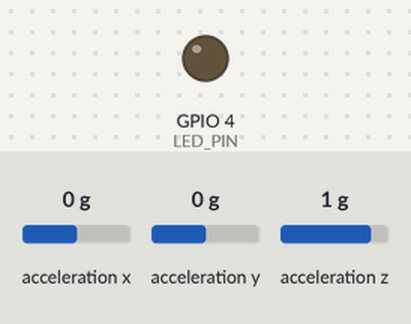
A sketch run on a simulated ESP32. Parts: output pins drawn as LEDs (lit = HIGH). Inputs (shaded band) come from the test bench; at power-on: acceleration x 0 g, acceleration y 0 g, acceleration z 1 g. What the sketch prints to the serial monitor is not drawn.

Above: at 1.2 s.
1.3 s: acceleration x set to 0.2 g
At 2.1 s:
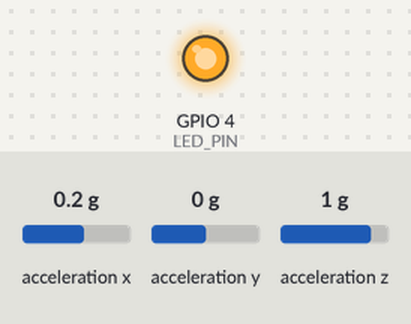
2.8 s: acceleration x set to -1.4 g
At 5.2 s:
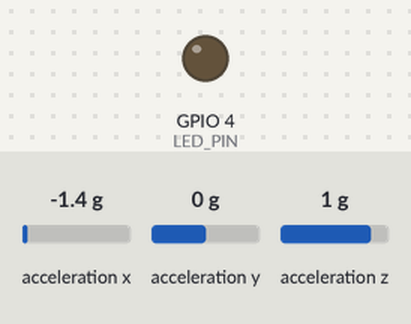
5.8 s: acceleration x set to 0.8 g
At 6.6 s:
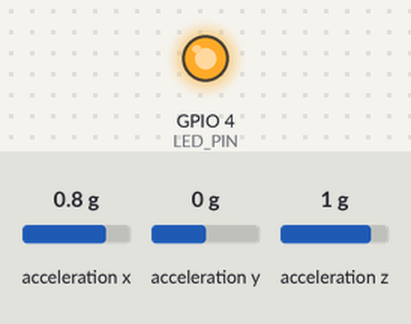
Timing chart, 0 to 8.8 s (numbered marks = the images above; inputs shaded):
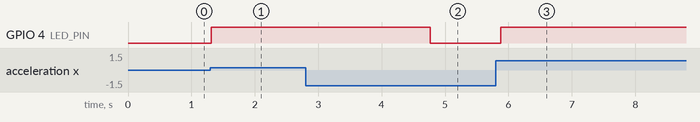

The sketch:

sketch_oct26a_ai_pred.ino
```cpp
#include <Wire.h>
#include <Adafruit_Sensor.h>
#include <Adafruit_ADXL345_U.h>
#include "model.h"

const int LED_PIN = 4;
Adafruit_ADXL345_Unified accel = Adafruit_ADXL345_Unified(12345);
Eloquent::ML::Port::RandomForest classifier;

unsigned long lastFaultTime = 0;
bool faultActive = false;

void setup() {
  pinMode(LED_PIN, OUTPUT);
  Serial.begin(115200);

  if(!accel.begin()) {
    Serial.println("No ADXL345 sensor detected. Check wiring!");
    while(1);
  }
  Serial.println("Offline AI Node Booted Successfully!");
}

void loop() {
  sensors_event_t event;

  // 1. Safely check if the sensor is responding
  if (!accel.getEvent(&event)) {
    Serial.println("Sensor read failed, retrying...");
    delay(500);
    return;
  }

  float sim_temp = 40.0;
  float sim_current = 10.0;
  float dynamic_z = event.acceleration.z - 9.81;

  // 2. Deadzone filter: Ignore tiny resting jitters to prevent false faults
  if (abs(event.acceleration.x) < 0.15 && abs(event.acceleration.y) < 0.15 && abs(dynamic_z) < 0.15) {
    if (!faultActive) {
      digitalWrite(LED_PIN, LOW); // Ensure LED stays off when resting
    }
    delay(100);
    return; // Skip AI prediction when resting quietly
  }

  // 3. Pack features WITH the required 15.0 scaling factor for the model
  float features[5] = {
    event.acceleration.x * 15.0,
    event.acceleration.y * 15.0,
    dynamic_z * 15.0,
    sim_temp,
    sim_current
  };

  // 4. Run the TinyML prediction locally
  int prediction = classifier.predict(features);

  // Print live data to Serial Monitor for debugging
  Serial.print("X: "); Serial.print(event.acceleration.x);
  Serial.print(" | Y: "); Serial.print(event.acceleration.y);
  Serial.print(" | Pred: "); Serial.println(prediction);

  // 5. Timer logic for the 2-second LED hold
  if (prediction == 1) {
    lastFaultTime = millis();
    faultActive = true;
    Serial.println("🚨 FAULT TRIGGERED");
  }

  // Clear the fault state after 2 seconds of no new faults
  if (faultActive && (millis() - lastFaultTime >= 2000)) {
    faultActive = false;
  }

  // 6. Trigger physical LED based on AI state
  if (faultActive) {
    digitalWrite(LED_PIN, HIGH);
  } else {
    digitalWrite(LED_PIN, LOW);
  }

  delay(100);
}
```

Source omitted: model.h (18915 bytes)

Measured:
- the behaviour switches between 0 and 0.1 g on acceleration x (found by bisection; images 0 and 1)
- after the input at 1.3 s, GPIO 4 (LED_PIN): LOW → HIGH at once
- after the input at 2.8 s, GPIO 4 (LED_PIN): HIGH → LOW after 2.0 s
- after the input at 5.8 s, GPIO 4 (LED_PIN): LOW → HIGH after 0.08 s
